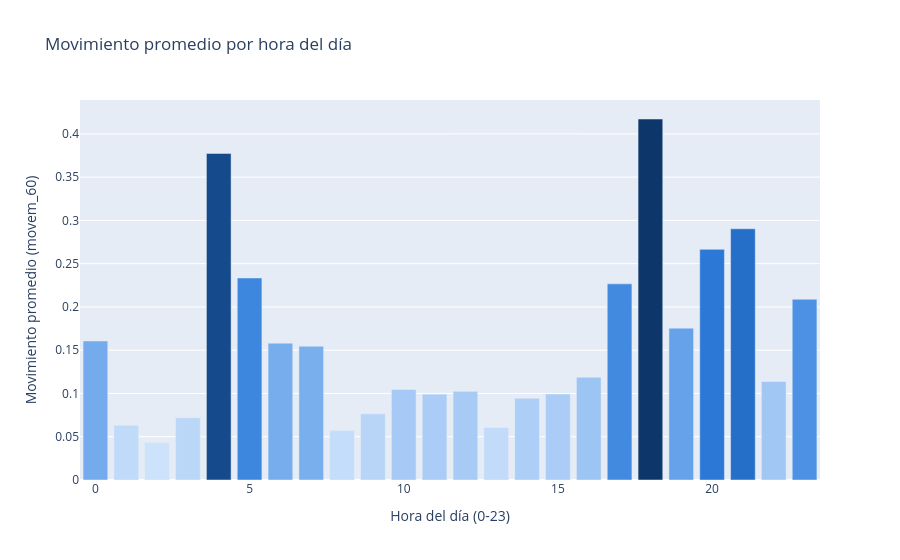

Source (notebook cell):
### Markdown cell above
### Visualización 4 (barras) — Movimiento promedio por hora del día
**Responde también la pregunta 1**, con un nivel de detalle mayor (por hora en vez de por categoría de período), y usa la variable calculada `hour` creada en la preparación de datos. Se colorea con la escala secuencial (una sola tonalidad, más oscuro = mayor movimiento) porque es una magnitud, no una categoría.

### Code cell
hourly = df.groupby('hour', as_index=False)['movem_60'].mean()
fig4 = px.bar(
    hourly, x='hour', y='movem_60',
    title='Movimiento promedio por hora del día',
    labels={'hour':'Hora del día (0-23)', 'movem_60':'Movimiento promedio (movem_60)'},
    color='movem_60', color_continuous_scale=SEQ_BLUE
)
fig4.update_layout(coloraxis_showscale=False)
fig4.show()

### Figure 1 — Plotly figure (JSON) as saved in the notebook; plotly's stock layout.template omitted (floating-point values rounded to 4 significant figures)
{"data": [{"hovertemplate": "Hora del día (0-23)=%{x}<br>Movimiento promedio (movem_60)=%{marker.color}<extra></extra>", "legendgroup": "", "marker": {"color": [0.1607, 0.06326, 0.04323, 0.07204, 0.3774, 0.2335, 0.1581, 0.1546, 0.05707, 0.07646, 0.1047, 0.09921, 0.1025, 0.0608, 0.09447, 0.09934, 0.1187, 0.2267, 0.4172, 0.1755, 0.2665, 0.2903, 0.1139, 0.2088], "coloraxis": "coloraxis", "pattern": {"shape": ""}}, "name": "", "orientation": "v", "showlegend": false, "textposition": "auto", "type": "bar", "x": [0, 1, 2, 3, 4, 5, 6, 7, 8, 9, 10, 11, 12, 13, 14, 15, 16, 17, 18, 19, 20, 21, 22, 23], "xaxis": "x", "y": [0.1607, 0.06326, 0.04323, 0.07204, 0.3774, 0.2335, 0.1581, 0.1546, 0.05707, 0.07646, 0.1047, 0.09921, 0.1025, 0.0608, 0.09447, 0.09934, 0.1187, 0.2267, 0.4172, 0.1755, 0.2665, 0.2903, 0.1139, 0.2088], "yaxis": "y"}], "layout": {"barmode": "relative", "coloraxis": {"autocolorscale": false, "colorbar": {"title": {"text": "Movimiento promedio (movem_60)"}}, "colorscale": [[0, "#cde2fb"], [0.2, "#9ec5f4"], [0.4, "#5598e7"], [0.6, "#2a78d6"], [0.8, "#1c5cab"], [1, "#0d366b"]], "showscale": false}, "legend": {"tracegroupgap": 0}, "title": {"text": "Movimiento promedio por hora del día"}, "xaxis": {"anchor": "y", "domain": [0, 1], "title": {"text": "Hora del día (0-23)"}}, "yaxis": {"anchor": "x", "domain": [0, 1], "title": {"text": "Movimiento promedio (movem_60)"}}}}
